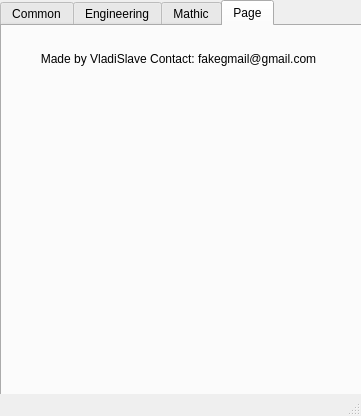
<?xml version="1.0" encoding="UTF-8"?>
<ui version="4.0">
 <class>MainWindow</class>
 <widget class="QMainWindow" name="MainWindow">
  <property name="geometry">
   <rect>
    <x>0</x>
    <y>0</y>
    <width>361</width>
    <height>416</height>
   </rect>
  </property>
  <property name="sizePolicy">
   <sizepolicy hsizetype="Ignored" vsizetype="Ignored">
    <horstretch>0</horstretch>
    <verstretch>0</verstretch>
   </sizepolicy>
  </property>
  <property name="minimumSize">
   <size>
    <width>361</width>
    <height>416</height>
   </size>
  </property>
  <property name="maximumSize">
   <size>
    <width>361</width>
    <height>416</height>
   </size>
  </property>
  <property name="windowTitle">
   <string>MainWindow</string>
  </property>
  <widget class="QWidget" name="centralwidget">
   <widget class="QTabWidget" name="tabWidget">
    <property name="geometry">
     <rect>
      <x>0</x>
      <y>0</y>
      <width>371</width>
      <height>401</height>
     </rect>
    </property>
    <property name="currentIndex">
     <number>3</number>
    </property>
    <widget class="QWidget" name="tab">
     <attribute name="title">
      <string>Common</string>
     </attribute>
     <widget class="QPushButton" name="buttonDot">
      <property name="geometry">
       <rect>
        <x>220</x>
        <y>300</y>
        <width>61</width>
        <height>61</height>
       </rect>
      </property>
      <property name="font">
       <font>
        <pointsize>12</pointsize>
       </font>
      </property>
      <property name="text">
       <string>.</string>
      </property>
     </widget>
     <widget class="QPushButton" name="buttonCls">
      <property name="geometry">
       <rect>
        <x>290</x>
        <y>300</y>
        <width>61</width>
        <height>61</height>
       </rect>
      </property>
      <property name="font">
       <font>
        <pointsize>12</pointsize>
       </font>
      </property>
      <property name="text">
       <string>CE</string>
      </property>
     </widget>
     <widget class="QPushButton" name="button_7">
      <property name="geometry">
       <rect>
        <x>10</x>
        <y>230</y>
        <width>61</width>
        <height>61</height>
       </rect>
      </property>
      <property name="font">
       <font>
        <pointsize>12</pointsize>
       </font>
      </property>
      <property name="text">
       <string>7</string>
      </property>
     </widget>
     <widget class="QPushButton" name="button_9">
      <property name="geometry">
       <rect>
        <x>150</x>
        <y>230</y>
        <width>61</width>
        <height>61</height>
       </rect>
      </property>
      <property name="font">
       <font>
        <pointsize>12</pointsize>
       </font>
      </property>
      <property name="text">
       <string>9</string>
      </property>
     </widget>
     <widget class="QPushButton" name="buttonEqual">
      <property name="geometry">
       <rect>
        <x>150</x>
        <y>300</y>
        <width>61</width>
        <height>61</height>
       </rect>
      </property>
      <property name="font">
       <font>
        <pointsize>12</pointsize>
       </font>
      </property>
      <property name="text">
       <string>=</string>
      </property>
     </widget>
     <widget class="QPushButton" name="button_8">
      <property name="geometry">
       <rect>
        <x>80</x>
        <y>230</y>
        <width>61</width>
        <height>61</height>
       </rect>
      </property>
      <property name="font">
       <font>
        <pointsize>12</pointsize>
       </font>
      </property>
      <property name="text">
       <string>8</string>
      </property>
     </widget>
     <widget class="QPushButton" name="button_3">
      <property name="geometry">
       <rect>
        <x>150</x>
        <y>90</y>
        <width>61</width>
        <height>61</height>
       </rect>
      </property>
      <property name="font">
       <font>
        <pointsize>12</pointsize>
       </font>
      </property>
      <property name="text">
       <string>3</string>
      </property>
     </widget>
     <widget class="QPushButton" name="button_4">
      <property name="geometry">
       <rect>
        <x>10</x>
        <y>160</y>
        <width>61</width>
        <height>61</height>
       </rect>
      </property>
      <property name="font">
       <font>
        <pointsize>12</pointsize>
       </font>
      </property>
      <property name="text">
       <string>4</string>
      </property>
     </widget>
     <widget class="QPushButton" name="buttonDegree">
      <property name="geometry">
       <rect>
        <x>220</x>
        <y>90</y>
        <width>61</width>
        <height>61</height>
       </rect>
      </property>
      <property name="font">
       <font>
        <pointsize>12</pointsize>
       </font>
      </property>
      <property name="text">
       <string>x^n</string>
      </property>
     </widget>
     <widget class="QPushButton" name="button_2">
      <property name="geometry">
       <rect>
        <x>80</x>
        <y>90</y>
        <width>61</width>
        <height>61</height>
       </rect>
      </property>
      <property name="font">
       <font>
        <pointsize>12</pointsize>
       </font>
      </property>
      <property name="text">
       <string>2</string>
      </property>
     </widget>
     <widget class="QLabel" name="label">
      <property name="geometry">
       <rect>
        <x>10</x>
        <y>0</y>
        <width>341</width>
        <height>81</height>
       </rect>
      </property>
      <property name="font">
       <font>
        <pointsize>36</pointsize>
       </font>
      </property>
      <property name="text">
       <string>0</string>
      </property>
      <property name="alignment">
       <set>Qt::AlignRight|Qt::AlignTrailing|Qt::AlignVCenter</set>
      </property>
     </widget>
     <widget class="QPushButton" name="buttonMul">
      <property name="geometry">
       <rect>
        <x>220</x>
        <y>230</y>
        <width>61</width>
        <height>61</height>
       </rect>
      </property>
      <property name="font">
       <font>
        <pointsize>12</pointsize>
       </font>
      </property>
      <property name="text">
       <string>*</string>
      </property>
     </widget>
     <widget class="QPushButton" name="button_5">
      <property name="geometry">
       <rect>
        <x>80</x>
        <y>160</y>
        <width>61</width>
        <height>61</height>
       </rect>
      </property>
      <property name="font">
       <font>
        <pointsize>12</pointsize>
       </font>
      </property>
      <property name="text">
       <string>5</string>
      </property>
     </widget>
     <widget class="QPushButton" name="buttonRoot">
      <property name="geometry">
       <rect>
        <x>290</x>
        <y>90</y>
        <width>61</width>
        <height>61</height>
       </rect>
      </property>
      <property name="font">
       <font>
        <pointsize>12</pointsize>
       </font>
      </property>
      <property name="text">
       <string>√</string>
      </property>
     </widget>
     <widget class="QPushButton" name="button_1">
      <property name="geometry">
       <rect>
        <x>10</x>
        <y>90</y>
        <width>61</width>
        <height>61</height>
       </rect>
      </property>
      <property name="font">
       <font>
        <pointsize>12</pointsize>
       </font>
      </property>
      <property name="text">
       <string>1</string>
      </property>
     </widget>
     <widget class="QPushButton" name="button_6">
      <property name="geometry">
       <rect>
        <x>150</x>
        <y>160</y>
        <width>61</width>
        <height>61</height>
       </rect>
      </property>
      <property name="font">
       <font>
        <pointsize>12</pointsize>
       </font>
      </property>
      <property name="text">
       <string>6</string>
      </property>
     </widget>
     <widget class="QPushButton" name="button_0">
      <property name="geometry">
       <rect>
        <x>10</x>
        <y>300</y>
        <width>131</width>
        <height>61</height>
       </rect>
      </property>
      <property name="font">
       <font>
        <pointsize>12</pointsize>
       </font>
      </property>
      <property name="text">
       <string>0</string>
      </property>
     </widget>
     <widget class="QPushButton" name="buttonMinus">
      <property name="geometry">
       <rect>
        <x>220</x>
        <y>160</y>
        <width>61</width>
        <height>61</height>
       </rect>
      </property>
      <property name="font">
       <font>
        <pointsize>12</pointsize>
       </font>
      </property>
      <property name="text">
       <string>-</string>
      </property>
     </widget>
     <widget class="QPushButton" name="buttonDiv">
      <property name="geometry">
       <rect>
        <x>290</x>
        <y>230</y>
        <width>61</width>
        <height>61</height>
       </rect>
      </property>
      <property name="font">
       <font>
        <pointsize>12</pointsize>
       </font>
      </property>
      <property name="text">
       <string>/</string>
      </property>
     </widget>
     <widget class="QPushButton" name="buttonSum">
      <property name="geometry">
       <rect>
        <x>290</x>
        <y>160</y>
        <width>61</width>
        <height>61</height>
       </rect>
      </property>
      <property name="font">
       <font>
        <pointsize>12</pointsize>
       </font>
      </property>
      <property name="text">
       <string>+</string>
      </property>
     </widget>
    </widget>
    <widget class="QWidget" name="tab_2">
     <attribute name="title">
      <string>Engineering</string>
     </attribute>
     <widget class="QPushButton" name="buttonCls_all">
      <property name="geometry">
       <rect>
        <x>310</x>
        <y>320</y>
        <width>41</width>
        <height>41</height>
       </rect>
      </property>
      <property name="font">
       <font>
        <pointsize>12</pointsize>
       </font>
      </property>
      <property name="text">
       <string>CE</string>
      </property>
     </widget>
     <widget class="QPushButton" name="buttonIn_7">
      <property name="geometry">
       <rect>
        <x>110</x>
        <y>270</y>
        <width>41</width>
        <height>41</height>
       </rect>
      </property>
      <property name="font">
       <font>
        <pointsize>12</pointsize>
       </font>
      </property>
      <property name="text">
       <string>7</string>
      </property>
     </widget>
     <widget class="QPushButton" name="buttonIn_9">
      <property name="geometry">
       <rect>
        <x>210</x>
        <y>270</y>
        <width>41</width>
        <height>41</height>
       </rect>
      </property>
      <property name="font">
       <font>
        <pointsize>12</pointsize>
       </font>
      </property>
      <property name="text">
       <string>9</string>
      </property>
     </widget>
     <widget class="QPushButton" name="buttonEqual_2">
      <property name="geometry">
       <rect>
        <x>210</x>
        <y>320</y>
        <width>91</width>
        <height>41</height>
       </rect>
      </property>
      <property name="font">
       <font>
        <pointsize>16</pointsize>
       </font>
      </property>
      <property name="text">
       <string>=</string>
      </property>
     </widget>
     <widget class="QPushButton" name="buttonIn_8">
      <property name="geometry">
       <rect>
        <x>160</x>
        <y>270</y>
        <width>41</width>
        <height>41</height>
       </rect>
      </property>
      <property name="font">
       <font>
        <pointsize>12</pointsize>
       </font>
      </property>
      <property name="text">
       <string>8</string>
      </property>
     </widget>
     <widget class="QPushButton" name="buttonIn_3">
      <property name="geometry">
       <rect>
        <x>210</x>
        <y>170</y>
        <width>41</width>
        <height>41</height>
       </rect>
      </property>
      <property name="font">
       <font>
        <pointsize>12</pointsize>
       </font>
      </property>
      <property name="text">
       <string>3</string>
      </property>
     </widget>
     <widget class="QPushButton" name="buttonIn_4">
      <property name="geometry">
       <rect>
        <x>110</x>
        <y>220</y>
        <width>41</width>
        <height>41</height>
       </rect>
      </property>
      <property name="font">
       <font>
        <pointsize>12</pointsize>
       </font>
      </property>
      <property name="text">
       <string>4</string>
      </property>
     </widget>
     <widget class="QPushButton" name="buttonDegree_2">
      <property name="geometry">
       <rect>
        <x>260</x>
        <y>120</y>
        <width>41</width>
        <height>41</height>
       </rect>
      </property>
      <property name="font">
       <font>
        <pointsize>12</pointsize>
       </font>
      </property>
      <property name="text">
       <string>x^n</string>
      </property>
     </widget>
     <widget class="QPushButton" name="buttonIn_2">
      <property name="geometry">
       <rect>
        <x>160</x>
        <y>170</y>
        <width>41</width>
        <height>41</height>
       </rect>
      </property>
      <property name="font">
       <font>
        <pointsize>12</pointsize>
       </font>
      </property>
      <property name="text">
       <string>2</string>
      </property>
     </widget>
     <widget class="QLabel" name="textArea">
      <property name="geometry">
       <rect>
        <x>0</x>
        <y>50</y>
        <width>351</width>
        <height>61</height>
       </rect>
      </property>
      <property name="font">
       <font>
        <pointsize>26</pointsize>
       </font>
      </property>
      <property name="text">
       <string>0</string>
      </property>
      <property name="alignment">
       <set>Qt::AlignRight|Qt::AlignTrailing|Qt::AlignVCenter</set>
      </property>
     </widget>
     <widget class="QPushButton" name="buttonMul_2">
      <property name="geometry">
       <rect>
        <x>260</x>
        <y>270</y>
        <width>41</width>
        <height>41</height>
       </rect>
      </property>
      <property name="font">
       <font>
        <pointsize>12</pointsize>
       </font>
      </property>
      <property name="text">
       <string>*</string>
      </property>
     </widget>
     <widget class="QPushButton" name="buttonIn_5">
      <property name="geometry">
       <rect>
        <x>160</x>
        <y>220</y>
        <width>41</width>
        <height>41</height>
       </rect>
      </property>
      <property name="font">
       <font>
        <pointsize>12</pointsize>
       </font>
      </property>
      <property name="text">
       <string>5</string>
      </property>
     </widget>
     <widget class="QPushButton" name="buttonRoot_2">
      <property name="geometry">
       <rect>
        <x>310</x>
        <y>120</y>
        <width>41</width>
        <height>41</height>
       </rect>
      </property>
      <property name="font">
       <font>
        <pointsize>12</pointsize>
       </font>
      </property>
      <property name="text">
       <string>√</string>
      </property>
     </widget>
     <widget class="QPushButton" name="buttonIn_1">
      <property name="geometry">
       <rect>
        <x>110</x>
        <y>170</y>
        <width>41</width>
        <height>41</height>
       </rect>
      </property>
      <property name="font">
       <font>
        <pointsize>12</pointsize>
       </font>
      </property>
      <property name="text">
       <string>1</string>
      </property>
     </widget>
     <widget class="QPushButton" name="buttonIn_6">
      <property name="geometry">
       <rect>
        <x>210</x>
        <y>220</y>
        <width>41</width>
        <height>41</height>
       </rect>
      </property>
      <property name="font">
       <font>
        <pointsize>12</pointsize>
       </font>
      </property>
      <property name="text">
       <string>6</string>
      </property>
     </widget>
     <widget class="QPushButton" name="buttonIn_0">
      <property name="geometry">
       <rect>
        <x>110</x>
        <y>320</y>
        <width>91</width>
        <height>41</height>
       </rect>
      </property>
      <property name="font">
       <font>
        <pointsize>12</pointsize>
       </font>
      </property>
      <property name="text">
       <string>0</string>
      </property>
     </widget>
     <widget class="QPushButton" name="buttonDot_2">
      <property name="geometry">
       <rect>
        <x>260</x>
        <y>170</y>
        <width>41</width>
        <height>41</height>
       </rect>
      </property>
      <property name="font">
       <font>
        <pointsize>12</pointsize>
       </font>
      </property>
      <property name="text">
       <string>.</string>
      </property>
     </widget>
     <widget class="QPushButton" name="buttonMinus_2">
      <property name="geometry">
       <rect>
        <x>260</x>
        <y>220</y>
        <width>41</width>
        <height>41</height>
       </rect>
      </property>
      <property name="font">
       <font>
        <pointsize>12</pointsize>
       </font>
      </property>
      <property name="text">
       <string>-</string>
      </property>
     </widget>
     <widget class="QPushButton" name="buttonDiv_2">
      <property name="geometry">
       <rect>
        <x>310</x>
        <y>220</y>
        <width>41</width>
        <height>41</height>
       </rect>
      </property>
      <property name="font">
       <font>
        <pointsize>12</pointsize>
       </font>
      </property>
      <property name="text">
       <string>/</string>
      </property>
     </widget>
     <widget class="QPushButton" name="buttonSum_2">
      <property name="geometry">
       <rect>
        <x>310</x>
        <y>170</y>
        <width>41</width>
        <height>41</height>
       </rect>
      </property>
      <property name="font">
       <font>
        <pointsize>12</pointsize>
       </font>
      </property>
      <property name="text">
       <string>+</string>
      </property>
     </widget>
     <widget class="QLabel" name="history">
      <property name="geometry">
       <rect>
        <x>0</x>
        <y>0</y>
        <width>351</width>
        <height>51</height>
       </rect>
      </property>
      <property name="font">
       <font>
        <pointsize>12</pointsize>
       </font>
      </property>
      <property name="styleSheet">
       <string notr="true">QPushButton {
    color: rgba(255, 255, 255, 0.5);
}</string>
      </property>
      <property name="text">
       <string/>
      </property>
      <property name="alignment">
       <set>Qt::AlignRight|Qt::AlignTrailing|Qt::AlignVCenter</set>
      </property>
     </widget>
     <widget class="QPushButton" name="buttonCls_textArea">
      <property name="geometry">
       <rect>
        <x>310</x>
        <y>270</y>
        <width>41</width>
        <height>41</height>
       </rect>
      </property>
      <property name="font">
       <font>
        <pointsize>12</pointsize>
       </font>
      </property>
      <property name="text">
       <string>C</string>
      </property>
     </widget>
     <widget class="QPushButton" name="buttonFact">
      <property name="geometry">
       <rect>
        <x>60</x>
        <y>320</y>
        <width>41</width>
        <height>41</height>
       </rect>
      </property>
      <property name="font">
       <font>
        <pointsize>12</pointsize>
       </font>
      </property>
      <property name="text">
       <string>!</string>
      </property>
     </widget>
     <widget class="QPushButton" name="buttonRightBr">
      <property name="geometry">
       <rect>
        <x>210</x>
        <y>120</y>
        <width>41</width>
        <height>41</height>
       </rect>
      </property>
      <property name="font">
       <font>
        <pointsize>12</pointsize>
       </font>
      </property>
      <property name="text">
       <string>)</string>
      </property>
     </widget>
     <widget class="QPushButton" name="buttonLeftBr">
      <property name="geometry">
       <rect>
        <x>160</x>
        <y>120</y>
        <width>41</width>
        <height>41</height>
       </rect>
      </property>
      <property name="font">
       <font>
        <pointsize>12</pointsize>
       </font>
      </property>
      <property name="text">
       <string>(</string>
      </property>
     </widget>
     <widget class="QPushButton" name="buttonSigned">
      <property name="geometry">
       <rect>
        <x>60</x>
        <y>270</y>
        <width>41</width>
        <height>41</height>
       </rect>
      </property>
      <property name="font">
       <font>
        <pointsize>12</pointsize>
       </font>
      </property>
      <property name="text">
       <string>+/-</string>
      </property>
     </widget>
     <widget class="QPushButton" name="buttonLog">
      <property name="geometry">
       <rect>
        <x>60</x>
        <y>120</y>
        <width>41</width>
        <height>41</height>
       </rect>
      </property>
      <property name="font">
       <font>
        <pointsize>12</pointsize>
       </font>
      </property>
      <property name="text">
       <string>log</string>
      </property>
     </widget>
     <widget class="QPushButton" name="buttonSin">
      <property name="geometry">
       <rect>
        <x>10</x>
        <y>170</y>
        <width>41</width>
        <height>41</height>
       </rect>
      </property>
      <property name="font">
       <font>
        <pointsize>12</pointsize>
       </font>
      </property>
      <property name="text">
       <string>sin</string>
      </property>
     </widget>
     <widget class="QPushButton" name="buttonCos">
      <property name="geometry">
       <rect>
        <x>10</x>
        <y>220</y>
        <width>41</width>
        <height>41</height>
       </rect>
      </property>
      <property name="font">
       <font>
        <pointsize>12</pointsize>
       </font>
      </property>
      <property name="text">
       <string>cos</string>
      </property>
     </widget>
     <widget class="QPushButton" name="buttonTg">
      <property name="geometry">
       <rect>
        <x>10</x>
        <y>270</y>
        <width>41</width>
        <height>41</height>
       </rect>
      </property>
      <property name="font">
       <font>
        <pointsize>12</pointsize>
       </font>
      </property>
      <property name="text">
       <string>tg</string>
      </property>
     </widget>
     <widget class="QPushButton" name="buttonCtg">
      <property name="geometry">
       <rect>
        <x>10</x>
        <y>320</y>
        <width>41</width>
        <height>41</height>
       </rect>
      </property>
      <property name="font">
       <font>
        <pointsize>12</pointsize>
       </font>
      </property>
      <property name="text">
       <string>ctg</string>
      </property>
     </widget>
     <widget class="QPushButton" name="buttonLn">
      <property name="geometry">
       <rect>
        <x>10</x>
        <y>120</y>
        <width>41</width>
        <height>41</height>
       </rect>
      </property>
      <property name="font">
       <font>
        <pointsize>12</pointsize>
       </font>
      </property>
      <property name="text">
       <string>ln</string>
      </property>
     </widget>
     <widget class="QPushButton" name="buttonUnsigned">
      <property name="geometry">
       <rect>
        <x>110</x>
        <y>120</y>
        <width>41</width>
        <height>41</height>
       </rect>
      </property>
      <property name="font">
       <font>
        <pointsize>12</pointsize>
       </font>
      </property>
      <property name="text">
       <string>|x|</string>
      </property>
     </widget>
     <widget class="QPushButton" name="buttonP">
      <property name="geometry">
       <rect>
        <x>60</x>
        <y>220</y>
        <width>41</width>
        <height>41</height>
       </rect>
      </property>
      <property name="font">
       <font>
        <pointsize>12</pointsize>
       </font>
      </property>
      <property name="text">
       <string>π</string>
      </property>
     </widget>
     <widget class="QPushButton" name="buttonE">
      <property name="geometry">
       <rect>
        <x>60</x>
        <y>170</y>
        <width>41</width>
        <height>41</height>
       </rect>
      </property>
      <property name="font">
       <font>
        <pointsize>12</pointsize>
       </font>
      </property>
      <property name="text">
       <string>e</string>
      </property>
     </widget>
    </widget>
    <widget class="QWidget" name="tab_3">
     <attribute name="title">
      <string>Mathic</string>
     </attribute>
     <widget class="QLabel" name="formul">
      <property name="geometry">
       <rect>
        <x>0</x>
        <y>0</y>
        <width>351</width>
        <height>71</height>
       </rect>
      </property>
      <property name="text">
       <string>&lt;html&gt;&lt;head/&gt;&lt;body&gt;&lt;p&gt;a&lt;span style=&quot; vertical-align:super;&quot;&gt;2&lt;/span&gt;&lt;/p&gt;&lt;/body&gt;&lt;/html&gt;</string>
      </property>
      <property name="alignment">
       <set>Qt::AlignCenter</set>
      </property>
     </widget>
     <widget class="QPushButton" name="formul_1">
      <property name="geometry">
       <rect>
        <x>10</x>
        <y>100</y>
        <width>161</width>
        <height>31</height>
       </rect>
      </property>
      <property name="text">
       <string>Sum squared</string>
      </property>
     </widget>
     <widget class="QPushButton" name="formul_2">
      <property name="geometry">
       <rect>
        <x>190</x>
        <y>100</y>
        <width>161</width>
        <height>31</height>
       </rect>
      </property>
      <property name="text">
       <string>Difference squared</string>
      </property>
     </widget>
     <widget class="QPushButton" name="formul_3">
      <property name="geometry">
       <rect>
        <x>10</x>
        <y>170</y>
        <width>161</width>
        <height>31</height>
       </rect>
      </property>
      <property name="text">
       <string>Sum of squares</string>
      </property>
     </widget>
     <widget class="QPushButton" name="formul_5">
      <property name="geometry">
       <rect>
        <x>10</x>
        <y>240</y>
        <width>161</width>
        <height>31</height>
       </rect>
      </property>
      <property name="text">
       <string>Sum cube</string>
      </property>
     </widget>
     <widget class="QPushButton" name="formul_4">
      <property name="geometry">
       <rect>
        <x>190</x>
        <y>170</y>
        <width>161</width>
        <height>31</height>
       </rect>
      </property>
      <property name="text">
       <string>Difference of squares</string>
      </property>
     </widget>
     <widget class="QPushButton" name="formul_6">
      <property name="geometry">
       <rect>
        <x>190</x>
        <y>240</y>
        <width>161</width>
        <height>31</height>
       </rect>
      </property>
      <property name="text">
       <string>Difference cube</string>
      </property>
     </widget>
     <widget class="QPushButton" name="formul_7">
      <property name="geometry">
       <rect>
        <x>10</x>
        <y>310</y>
        <width>161</width>
        <height>31</height>
       </rect>
      </property>
      <property name="text">
       <string>Sum of cubes</string>
      </property>
     </widget>
     <widget class="QPushButton" name="formul_8">
      <property name="geometry">
       <rect>
        <x>190</x>
        <y>310</y>
        <width>161</width>
        <height>31</height>
       </rect>
      </property>
      <property name="text">
       <string>Difference of cubes</string>
      </property>
     </widget>
    </widget>
    <widget class="QWidget" name="tab_4">
     <property name="enabled">
      <bool>true</bool>
     </property>
     <attribute name="title">
      <string>Page</string>
     </attribute>
     <widget class="QLabel" name="label_2">
      <property name="geometry">
       <rect>
        <x>-4</x>
        <y>2</y>
        <width>361</width>
        <height>61</height>
       </rect>
      </property>
      <property name="text">
       <string>Made by VladiSlave Contact: fakegmail@gmail.com</string>
      </property>
      <property name="alignment">
       <set>Qt::AlignCenter</set>
      </property>
     </widget>
    </widget>
   </widget>
  </widget>
  <widget class="QStatusBar" name="statusbar"/>
 </widget>
 <resources/>
 <connections/>
</ui>
